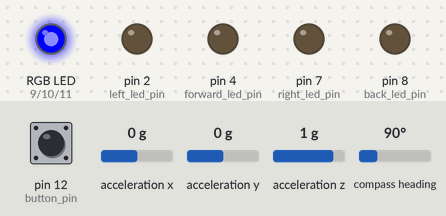
The sketch below on a simulated Arduino Uno, built with avr-gcc and run on an emulated ATmega328P. On the bench: an RGB LED mixed from three pins (HIGH = lit), output pins drawn as LEDs (lit = HIGH). The test bench sets the inputs (shaded band); at power-on: pin 12 (button_pin) LOW, acceleration x 0 g, compass heading 90°, acceleration y 0 g, acceleration z 1 g. What the sketch prints to the serial monitor is not drawn.

Above: at 2.2 s.
2.3 s: pin 12 (button_pin) pulled HIGH for 0.15 s
At 2.8 s:
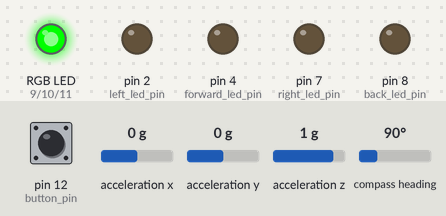
3.9 s: acceleration x set to -1.4 g
At 4.6 s:
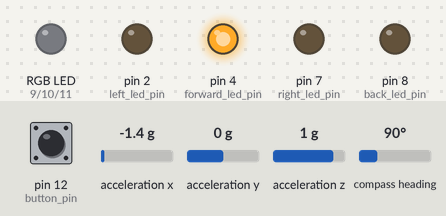
5.4 s: compass heading set to 81°
At 5.7 s:
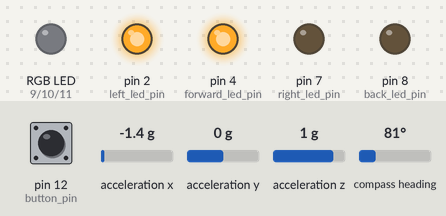
6.9 s: acceleration x set to 0 g
At 8.1 s:
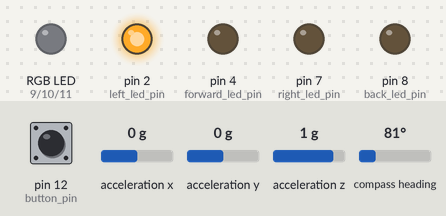
8.4 s: compass heading set to 180°
At 9.2 s:
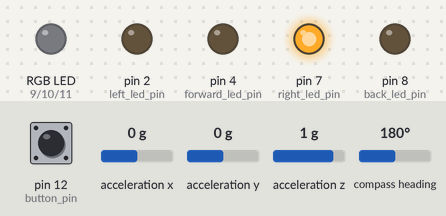
9.9 s: acceleration x set to -0.8 g
At 10.3 s:
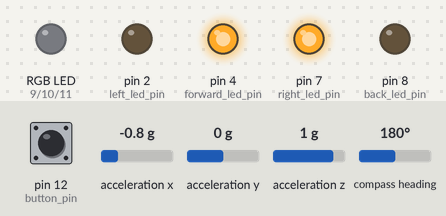
Timing chart, 0 to 12.4 s (numbered marks = the images above; inputs shaded):
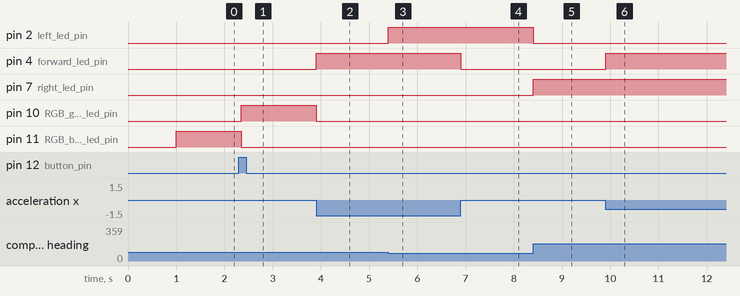

The sketch:

angle.ino
```cpp
#include <Wire.h>
#include <Adafruit_Sensor.h>
#include <Adafruit_BNO055.h>
#include <utility/imumaths.h>

Adafruit_BNO055 bno = Adafruit_BNO055(55);

unsigned int button_pin = 12;
unsigned int RGB_red_led_pin = 9;
unsigned int RGB_green_led_pin = 10;
unsigned int RGB_blue_led_pin = 11;
unsigned int right_led_pin = 7;
unsigned int forward_led_pin = 4;
unsigned int back_led_pin = 8;
unsigned int left_led_pin = 2;

int reading;

unsigned int led_state = HIGH;
unsigned int button_state;
unsigned int last_button_state = LOW;
unsigned long last_debounce_time = 0;
unsigned long debounce_delay = 50;

int start_x_value = 0;
int start_y_value = 0;

bool calibrating = false;

enum Color {Red, Green, Blue, Nothing};

void setup()
{
  pinMode(button_pin, INPUT);
  pinMode(RGB_red_led_pin, OUTPUT);
  pinMode(RGB_green_led_pin, OUTPUT);
  pinMode(RGB_blue_led_pin, OUTPUT);
  pinMode(forward_led_pin, OUTPUT);
  pinMode(right_led_pin, OUTPUT);
  pinMode(back_led_pin, OUTPUT);
  pinMode(left_led_pin, OUTPUT);

  Serial.begin(9600);
  Serial.println("Orientation Sensor Test");
  Serial.println("");
  if (!bno.begin())  {
    Serial.print("Ooops, no BNO055 detected ... Check your wiring or I2C ADDR!");
    while (1);
  }

  delay(1000);
  bno.setExtCrystalUse(true);
}
void loop()
{
  imu::Vector<3> euler = bno.getVector(Adafruit_BNO055::VECTOR_EULER);
  if (euler.x() < 0)
    {
      euler.x() = -(180 - fabsf(euler.x()));
    }
    else
    {
      euler.x() = 180 - fabsf(euler.x());
    }
  int reading = digitalRead(button_pin);
  if (reading != last_button_state) {
    last_debounce_time = millis();
  }
  if ((millis() - last_debounce_time) > debounce_delay) {
    if (reading != button_state) {
      button_state = reading;
      if (button_state == HIGH) {
        led_state = !led_state;
      }
    }
  }
  last_button_state = reading;
  if (led_state == 0) {
    if (calibrating) {
      start_x_value = euler.x();
      start_y_value = euler.y();
    }
    calibrating = false;
  }

  if (led_state == 1) {
    RGBColor(Color::Blue);
    digitalWrite(back_led_pin, LOW);
    digitalWrite(forward_led_pin, LOW);
    digitalWrite(left_led_pin, LOW);
    digitalWrite(right_led_pin, LOW);

    calibrating = true;
  }

  if (!calibrating) {
    if ((euler.x() >= start_x_value - 5 && euler.x()  <= start_x_value + 5) &&
        (euler.y() >= start_y_value - 5 && euler.y()  <= start_y_value + 5))
    {
      RGBColor(Color::Green);
      digitalWrite(back_led_pin, LOW);
      digitalWrite(forward_led_pin, LOW);
      digitalWrite(left_led_pin, LOW);
      digitalWrite(right_led_pin, LOW);
    }
    else {
      RGBColor(Color::Nothing);

      if(euler.x() > start_x_value + 5){
        digitalWrite(left_led_pin, HIGH);
      }
      else{
        digitalWrite(left_led_pin, LOW);
      }
      if(euler.x() < start_x_value - 5){
        digitalWrite(right_led_pin, HIGH);
      }
      else{
        digitalWrite(right_led_pin, LOW);
      }
      if(euler.y() > start_y_value + 5){
        digitalWrite(back_led_pin, HIGH);
      }
      else{
        digitalWrite(back_led_pin, LOW);
      }
      if(euler.y() < start_y_value - 5){
        digitalWrite(forward_led_pin, HIGH);
      }
      else{
        digitalWrite(forward_led_pin, LOW);
      }
    }
  }
}
void RGBColor(Color color)
{
  switch(color){
    case Color::Red:
      analogWrite(RGB_red_led_pin, 255);
      analogWrite(RGB_green_led_pin, 0);
      analogWrite(RGB_blue_led_pin, 0);
    break;
    case Color::Green:
      analogWrite(RGB_red_led_pin, 0);
      analogWrite(RGB_green_led_pin, 255);
      analogWrite(RGB_blue_led_pin, 0);
    break;
    case Color::Blue:
      analogWrite(RGB_red_led_pin, 0);
      analogWrite(RGB_green_led_pin, 0);
      analogWrite(RGB_blue_led_pin, 255);
    break;
    default:
      analogWrite(RGB_red_led_pin, 0);
      analogWrite(RGB_green_led_pin, 0);
      analogWrite(RGB_blue_led_pin, 0);
    break;
  }
}
```

Measured:
- the behaviour switches between 85 and 84° on compass heading (found by bisection; images 2 and 3)
- after the input at 2.3 s, pin 10 (RGB_green_led_pin): LOW → HIGH after 0.05 s; pin 11 (RGB_blue_led_pin): HIGH → LOW after 0.05 s
- after the input at 3.9 s, pin 4 (forward_led_pin): LOW → HIGH at once; pin 10 (RGB_green_led_pin): HIGH → LOW at once
- after the input at 5.4 s, pin 2 (left_led_pin): LOW → HIGH at once
- after the input at 6.9 s, pin 4 (forward_led_pin): HIGH → LOW at once
- after the input at 8.4 s, pin 2 (left_led_pin): HIGH → LOW at once; pin 7 (right_led_pin): LOW → HIGH at once
- after the input at 9.9 s, pin 4 (forward_led_pin): LOW → HIGH at once
